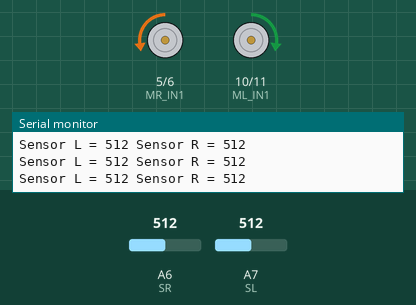
The sketch below on a simulated Arduino Nano, built with avr-gcc and run on an emulated ATmega328P. Shown: motor-driver pin pairs drawn as motors (green arrow = first pin HIGH = forward, orange = second pin HIGH = backward, longer = more drive), the last lines printed to the serial monitor. Inputs (shaded band) come from the test bench; at power-on: A6 (SR) = 512, A7 (SL) = 512.

Above: at 1.2 s.
1.3 s: A6 (SR) set to 106
4.3 s: A6 (SR) set to 88
At 5.3 s:
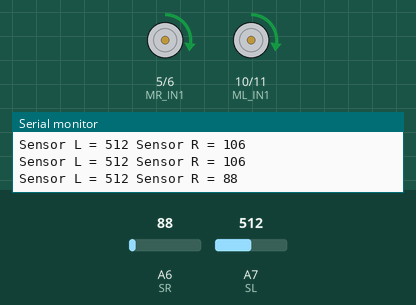
7.3 s: A7 (SL) set to 107
10.3 s: A7 (SL) set to 92
At 10.3 s:
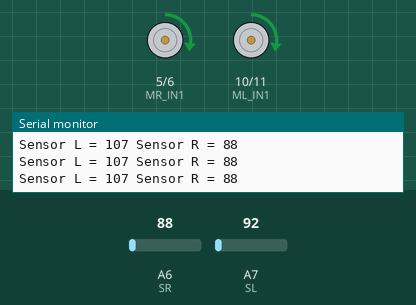
13.3 s: A6 (SR) set to 110
At 14.3 s:
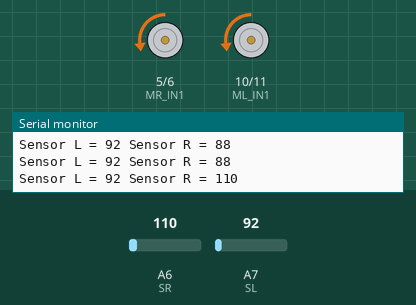
16.3 s: A7 (SL) set to 1023
At 18.0 s:
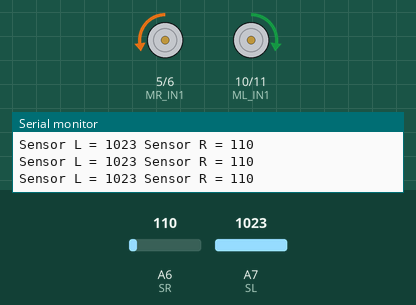
Timing chart, 0 to 19.5 s (numbered marks = the images above; inputs shaded):
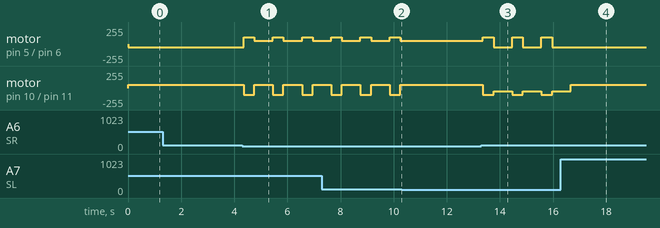

Measured:
- the behaviour switches between 100 and 99 on A6 (SR) (found by bisection; images 0 and 1)
- the behaviour switches between 101 and 100 on A7 (SL) (found by bisection; images 1 and 2)
- after the input at 4.3 s, motor on pin 5 (MR_IN1) / pin 6 (MR_IN2): alternates forward 100/255 for 0.40 s and forward 50/255 for 0.70 s, starting after 0.05 s; motor on pin 10 (ML_IN1) / pin 11 (ML_IN2): alternates backward 100/255 for 0.40 s and forward 50/255 for 0.70 s, starting after 0.05 s
- after the input at 10.3 s, motor on pin 5 (MR_IN1) / pin 6 (MR_IN2), motor on pin 10 (ML_IN1) / pin 11 (ML_IN2): stops changing and stays forward 50/255
- after the input at 13.3 s, motor on pin 5 (MR_IN1) / pin 6 (MR_IN2): alternates forward 100/255 for 0.40 s and backward 50/255 for 0.70 s, starting after 0.06 s; motor on pin 10 (ML_IN1) / pin 11 (ML_IN2): alternates backward 100/255 for 0.40 s and backward 50/255 for 0.70 s, starting after 0.06 s
- after the input at 16.3 s, motor on pin 5 (MR_IN1) / pin 6 (MR_IN2): stops changing and stays backward 50/255

The sketch:

Robot_PWM_Nano.ino
```cpp
#define MR_IN1 5
#define MR_IN2 6
#define ML_IN1 10
#define ML_IN2 11
int SL = A7;
int SR = A6;
int sl = 0, sr = 0;

void setup() {
  Serial.begin(9600);
  pinMode(MR_IN1, OUTPUT);
  pinMode(MR_IN2, OUTPUT);
  pinMode(ML_IN1, OUTPUT);
  pinMode(ML_IN2, OUTPUT);
  digitalWrite(MR_IN1, LOW);
  digitalWrite(MR_IN2, LOW);
  digitalWrite(ML_IN1, LOW);
  digitalWrite(ML_IN2, LOW);
}

void loop() {
  sl = analogRead(SL);
  sr = analogRead(SR);
  Serial.println("Sensor L = " + (String)sl + " Sensor R = " + (String)sr);

  if (sl > 100 && sr > 100) {
    forward();
  } else if(sl > 100 && sr < 100){
    backward();
    delay(400);
    turnleft();
    delay(700);
  }
  else if(sl < 100 && sr > 100){
    backward();
    delay(400);
    turnright();
    delay(700);
  }
//  else if(sl < 100 && sr < 100){
//    backward();
//    delay(400);
//    turnright();
//    delay(1000);
//  }

  //  forward();
  //  delay(2000);
  //  stopped();
  //  delay(500);
  //  backward();
  //  delay(2000);
  //  stopped();
  //  delay(300);
  //  turnright();
  //  delay(1000);
  //  stopped();
  //  delay(300);
  //  turnleft();
  //  delay(2000);

}


void forward() {
  analogWrite(MR_IN1, 0);
  analogWrite(MR_IN2, 50);
  analogWrite(ML_IN1, 50);
  analogWrite(ML_IN2, 0);
}

void backward() {
  analogWrite(MR_IN1, 100);
  analogWrite(MR_IN2, 0);
  analogWrite(ML_IN1, 0);
  analogWrite(ML_IN2, 100);
}

void stopped() {
  analogWrite(MR_IN1, 0);
  analogWrite(MR_IN2, 0);
  analogWrite(ML_IN1, 0);
  analogWrite(ML_IN2, 0);
}

void turnright() {
  analogWrite(MR_IN1, 0);
  analogWrite(MR_IN2, 50);
  analogWrite(ML_IN1, 0);
  analogWrite(ML_IN2, 50);
}
void moveright(int A, int B) {
  analogWrite(MR_IN1, 0);
  analogWrite(MR_IN2, A);
  analogWrite(ML_IN1, 0);
  analogWrite(ML_IN2, B);
}
void turnleft() {
  analogWrite(MR_IN1, 50);
  analogWrite(MR_IN2, 0);
  analogWrite(ML_IN1, 50);
  analogWrite(ML_IN2, 0);
}
void moveleft(int A, int B) {
  analogWrite(MR_IN1, A);
  analogWrite(MR_IN2, 0);
  analogWrite(ML_IN1, B);
  analogWrite(ML_IN2, 0);
}
```
